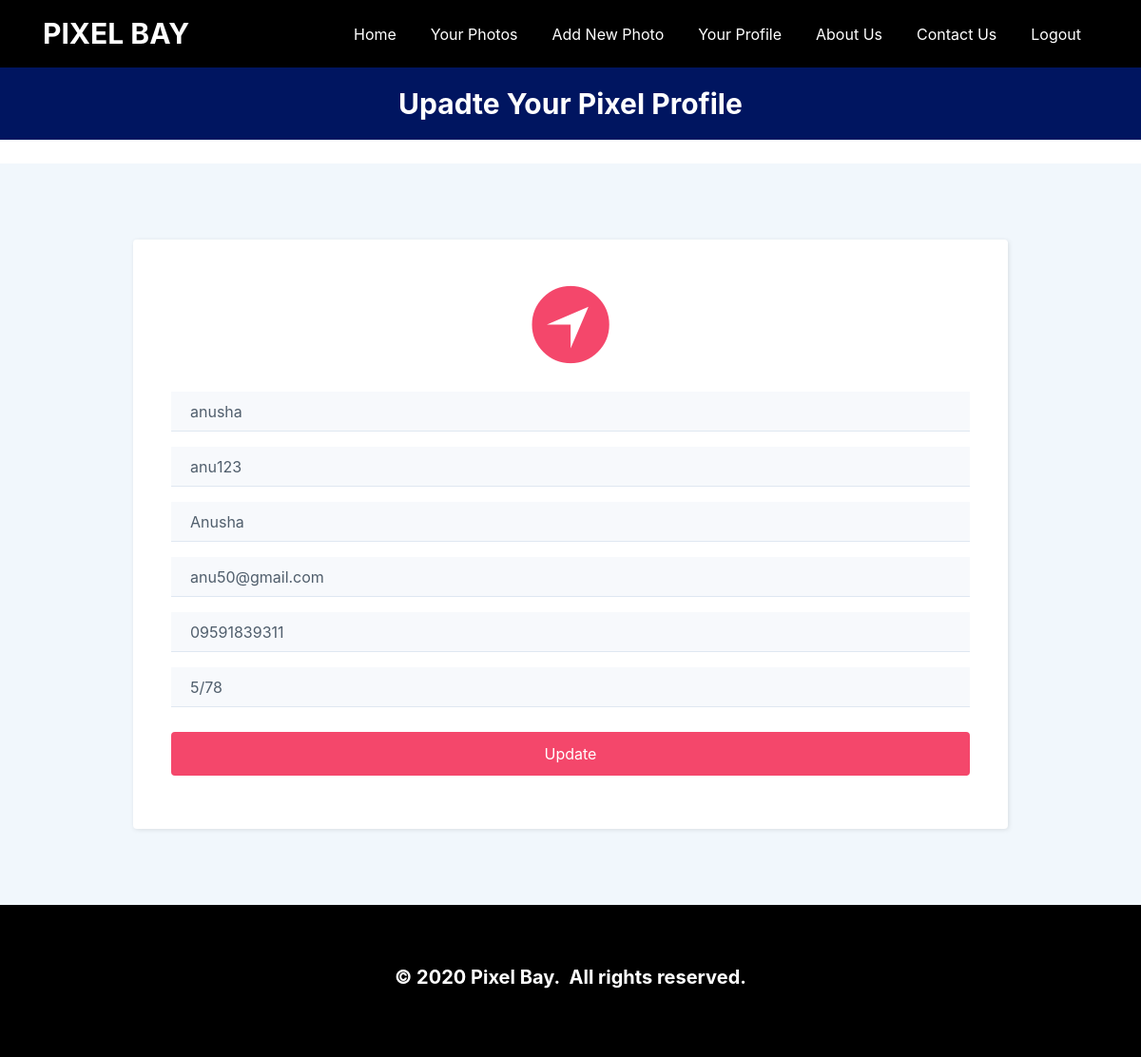
The page /profile.php (signed in) on the database its author committed.
### tables this page shows
CREATE TABLE `photographers` (
  `photographer_username` varchar(50) NOT NULL,
  `photographer_name` varchar(50) NOT NULL,
  `photographer_phone` varchar(15) NOT NULL,
  `photographer_email` varchar(25) NOT NULL,
  `photographer_address` varchar(50) NOT NULL,
  `photographer_password` varchar(20) NOT NULL
);

### profile.php (the view, shortened to what this page needs)
<?php
 include('session_photographer.php');
?>
<html>
<head>
    <link rel="stylesheet" href="assets/bootstrap/css/bootstrap.min.css">
    <link rel="stylesheet" href="assets/css/Footer-Basic.css">
    <link rel="stylesheet" href="assets/css/Navigation-Clean.css">
    <link rel="stylesheet" href="assets/css/styles.css">
    <link rel="stylesheet" href="logassets/bootstrap/css/bootstrap.min.css">
    <link rel="stylesheet" href="logassets/fonts/ionicons.min.css">
    <link rel="stylesheet" href="logassets/css/Login-Form-Clean.css">
    <link rel="stylesheet" href="logassets/css/styles.css">
</head>
<body>
    <nav class="navbar navbar-light navbar-expand-md navigation-clean" style="background: #000;">
        <div class="container">
            <a class="navbar-brand" href="index.php" style="color: rgb(255,255,255);font-size: 30px;">PIXEL BAY</a>
            <?php
                if (isset($_SESSION['login_photographer'])){
            ?>
            <div
                class="collapse navbar-collapse" id="navcol-1">
                <ul class="nav navbar-nav ml-auto">
                    <li class="nav-item"><a class="nav-link" href="index.php" style="color: rgb(255,255,255); hover">Home</a></li>
                    <li class="nav-item"><a class="nav-link" href="photos.php" style="color: rgb(255,255,255); hover">Your Photos</a></li>
                    <li class="nav-item"><a class="nav-link" href="addphoto.php" style="color: rgb(255,255,255);">Add New Photo</a></li>
                    <li class="nav-item"><a class="nav-link" href="profile.php" style="color: rgb(255,255,255);">Your Profile</a></li>
                    <li class="nav-item"><a class="nav-link" href="about.php" style="color: rgb(255,255,255);">About Us</a></li>
                    <li class="nav-item"><a class="nav-link" href="contact.php" style="color: rgb(255,255,255);">Contact Us</a></li>
                    <li class="nav-item"><a class="nav-link" href="logout.php" style="color: rgb(255,255,255);">Logout</a></li>
                </ul>
        </div>
            <?php   }
                ?>
        </div>
    </nav>
    <strong><h3 style="margin-bottom: 25px; text-align: center; font-size: 30px; margin-left:auto;margin-right:auto; padding:20px; color:white; background-color:#001560;"> <strong>Upadte Your Pixel Profile </strong></h3></strong>
    <?php
        $user = $_SESSION['login_photographer'];
        $sql1 = "SELECT * FROM photographers p WHERE p.photographer_username='$user' ";
        $result1 = mysqli_query($conn, $sql1)or die(mysqli_error($conn));
        if(mysqli_num_rows($result1)){
            while($row1 = mysqli_fetch_assoc($result1)){
                $photographer_username = $row1["photographer_username"];
                $photographer_password = $row1["photographer_password"];
                $photographer_name = $row1["photographer_name"];
                $photographer_phone = $row1["photographer_phone"];
                $photographer_email = $row1["photographer_email"];
                $photographer_address = $row1["photographer_address"];
            }
        }
        ?>
    <div class="login-clean">
        <form role="form" action="updateprofile.php" method="POST">
            <div class="illustration"><i class="icon ion-ios-navigate"></i></div>
            <div class="form-group"><input class="form-control" type="text" id="photographer_username"  name="photographer_username" placeholder="Your Username" required="" value=<?php echo $photographer_username; ?> autofocus=""></div>
            <div class="form-group"><input class="form-control" type="text" id="photographer_password"  name="photographer_password" placeholder="Password" required="" value=<?php echo $photographer_password; ?> autofocus=""></div>
            <div class="form-group"><input class="form-control" type="text" id="photographer_name"  name="photographer_name" placeholder="Your Full Name" required="" value=<?php echo $photographer_name; ?> autofocus=""></div>
            <div class="form-group"><input class="form-control" type="email" id="photographer_email"  name="photographer_email" placeholder="Your Email" required="" value=<?php echo $photographer_email; ?> autofocus=""></div>
            <div class="form-group"><input class="form-control" type="text" id="photographer_phone"  name="photographer_phone" placeholder="Your Phone" required="" value=<?php echo $photographer_phone; ?> autofocus=""></div>
            <div class="form-group"><input class="form-control" type="text" id="photographer_address"  name="photographer_address" placeholder="Your Address" required="" value=<?php echo $photographer_address; ?> autofocus=""></div>
            <div class="form-group">
                <button class="btn btn-primary btn-block" name="submit" type="submit">Update</button>
            </div>
        </form>
    </div>
    <div class="footer-basic" style="background: #000;">
        <footer style="text-align: center;">
            <h5 style="border-color: rgb(255,255,255);color: rgb(255,255,255);"><br><strong>© 2020 Pixel Bay.&nbsp; All rights reserved.</strong><br><br></h5>
        </footer>
    </div>
</body>
</html>

### assets/css/Navigation-Clean.css (style rules this page uses)
.navigation-clean { background: #fff; padding-top: .75rem; padding-bottom: .75rem; color: #333; border-radius: 0; box-shadow: none; border: none; margin-bottom: 0; }
@media (min-width:768px) { .navigation-clean { padding-top: 1rem; padding-bottom: 1rem; } }
.navigation-clean .navbar-brand { font-weight: bold; color: inherit; }
.navigation-clean .navbar-collapse, .navigation-clean .form-inline { border-top-color: #ddd; }
.navigation-clean.navbar .navbar-nav .nav-link { padding-left: 18px; padding-right: 18px; }
.navigation-clean.navbar-light .navbar-nav .nav-link { color: #465765; }

### logassets/css/Login-Form-Clean.css (style rules this page uses)
.login-clean { background: #f1f7fc; padding: 80px 0; }
.login-clean form { max-width: 920px; width: 90%; margin: 0 auto; background-color: #ffffff; padding: 40px; border-radius: 4px; color: #505e6c; box-shadow: 1px 1px 5px rgba(0,0,0,0.1); }
.login-clean .illustration { text-align: center; padding: 0 0 20px; font-size: 100px; color: rgb(244,71,107); }
.login-clean form .form-control { background: #f7f9fc; border: none; border-bottom: 1px solid #dfe7f1; border-radius: 0; box-shadow: none; outline: none; color: inherit; text-indent: 8px; height: 42px; }
.login-clean form .btn-primary { background: #f4476b; border: none; border-radius: 4px; padding: 11px; box-shadow: none; margin-top: 26px; text-shadow: none; outline: none !important; }

### rows shown on the page
photographers: photographer_username "anusha", photographer_password "anu123", photographer_email "anu50@gmail.com", photographer_phone "09591839311", photographer_address "5/78"
